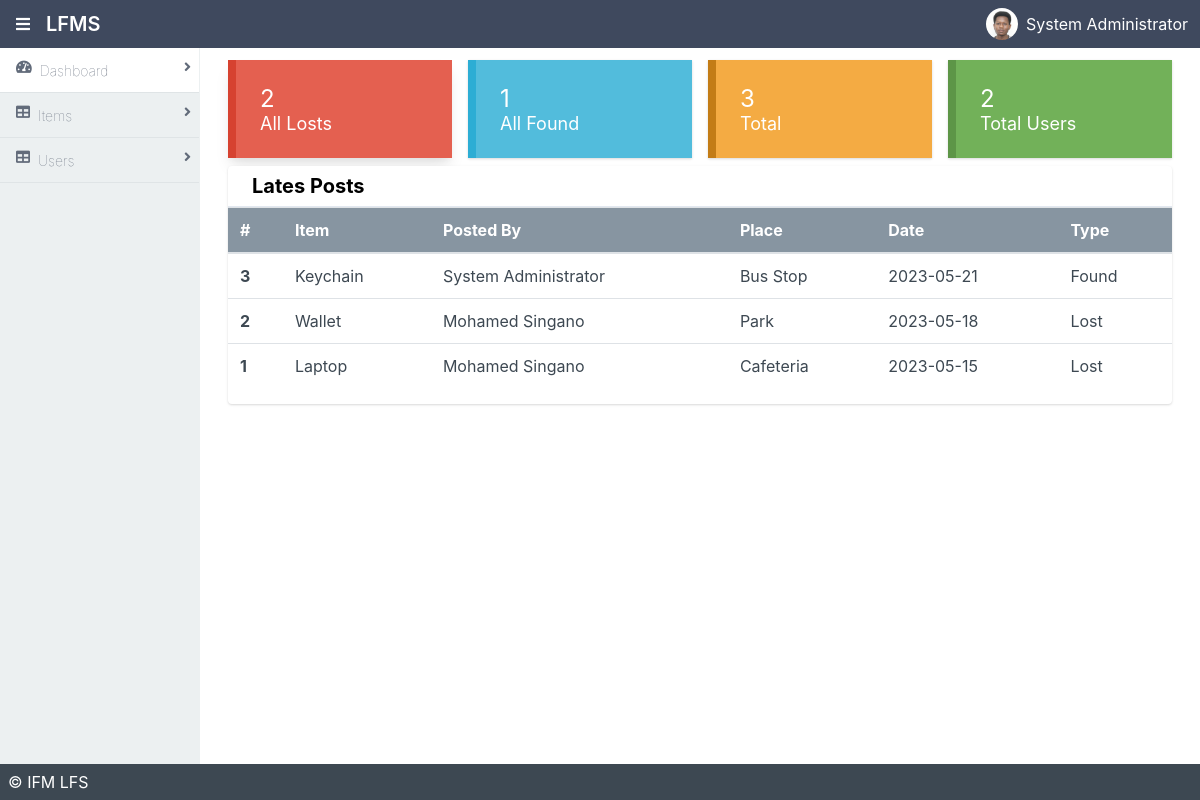
/admin/index.php (signed in), run on an earlier commit of the app's database.
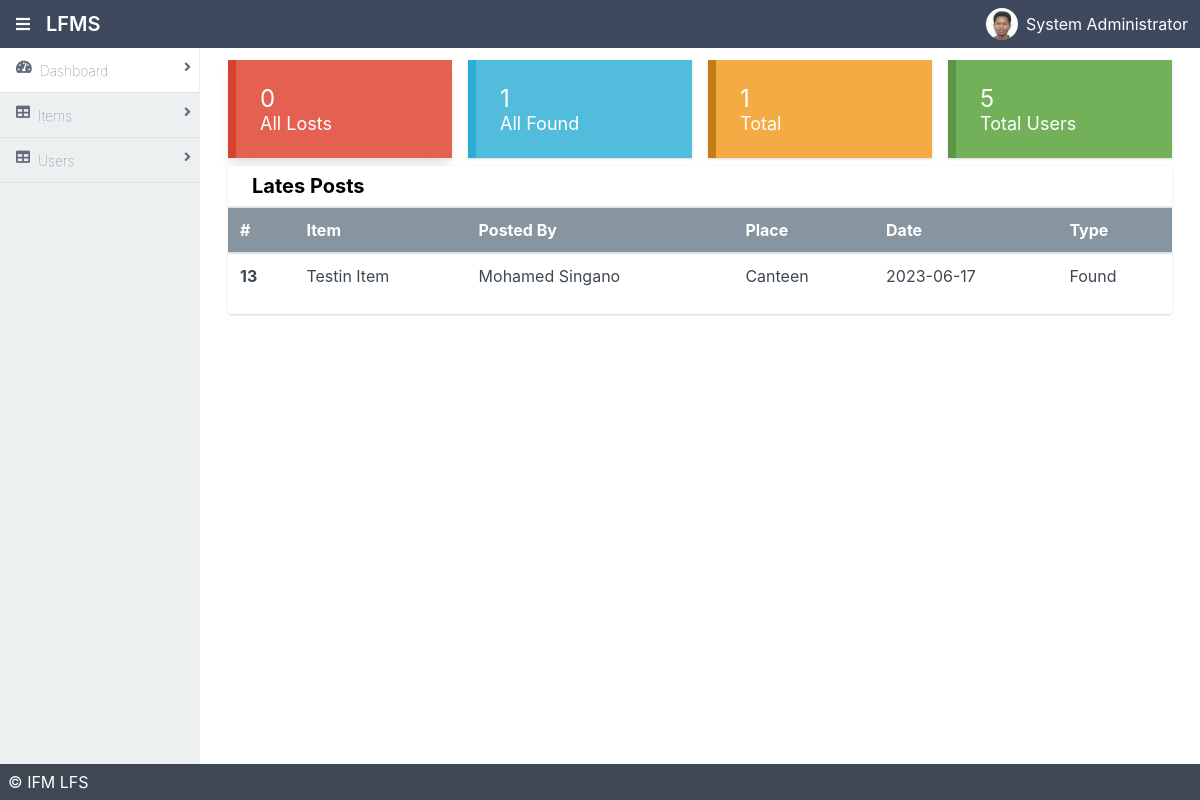
And on a later commit of the database.
### tables this page shows
CREATE TABLE `items` (
  `item_id` int(11) NOT NULL AUTO_INCREMENT,
  `item_name` varchar(255) DEFAULT NULL,
  `category` varchar(255) DEFAULT NULL,
  `description` varchar(255) DEFAULT NULL,
  `postedby` int(11) DEFAULT NULL,
  `location_found` varchar(255) DEFAULT NULL,
  `location_lost` varchar(255) DEFAULT NULL,
  `date_found` varchar(255) DEFAULT NULL,
  `date_lost` varchar(255) DEFAULT NULL,
  `owner_name` varchar(255) DEFAULT NULL,
  `owner_contact` varchar(255) DEFAULT NULL,
  `claimed` tinyint(1) DEFAULT 0,
  `foundby` int(11) DEFAULT NULL,
  `type` varchar(255) DEFAULT NULL,
  `claimed_by` int(11) DEFAULT NULL,
  `status` int(11) DEFAULT 0,
  `claimed_date` date DEFAULT NULL,
  `image` varchar(255) DEFAULT NULL,
  PRIMARY KEY (`item_id`),
  KEY `postedby` (`postedby`),
  KEY `claimed_by` (`claimed_by`),
  KEY `foundby` (`foundby`),
  CONSTRAINT `items_ibfk_1` FOREIGN KEY (`postedby`) REFERENCES `users` (`id`),
  CONSTRAINT `items_ibfk_2` FOREIGN KEY (`claimed_by`) REFERENCES `users` (`id`),
  CONSTRAINT `items_ibfk_3` FOREIGN KEY (`foundby`) REFERENCES `users` (`id`)
);

CREATE TABLE `users` (
  `id` int(11) NOT NULL AUTO_INCREMENT,
  `username` varchar(50) DEFAULT NULL,
  `email` varchar(50) DEFAULT NULL,
  `password` varchar(50) DEFAULT NULL,
  `first_name` varchar(50) DEFAULT NULL,
  `middle_name` varchar(50) DEFAULT NULL,
  `lastname` varchar(50) DEFAULT NULL,
  `student_id` varchar(50) DEFAULT NULL,
  `phone` varchar(50) DEFAULT NULL,
  `role` int(11) DEFAULT NULL,
  `resetcode` int(11) DEFAULT NULL,
  `resettoken` varchar(50) DEFAULT NULL,
  `expireat` int(50) DEFAULT NULL,
  `verifytoken` varchar(255) DEFAULT NULL,
  `verified` int(11) DEFAULT 0,
  `code` varchar(50) DEFAULT NULL,
  PRIMARY KEY (`id`)
);

### admin/index.php (the view, shortened to what the changed rows need)
<!DOCTYPE html>
<html lang="en">
<head>
    <link rel="stylesheet" href="./dist/styles.css">
    <link rel="stylesheet" href="./dist/all.css">
</head>
<body>
<div class="mx-auto bg-grey-400">
    <div class="min-h-screen flex flex-col">
        <header class="bg-nav">
            <div class="flex justify-between">
                <div class="p-1 mx-3 inline-flex items-center">
                    <h1 class="text-white p-2">LFMS</h1>
                </div>
            </div>
        </header>
        <div class="flex flex-1">
            <main class="bg-white-300 flex-1 p-3 overflow-hidden">
                <div class="flex flex-col">
                    <div class="flex flex-1 flex-col md:flex-row lg:flex-row mx-2">
                        <div class="shadow-lg bg-red-vibrant border-l-8 hover:bg-red-vibrant-dark border-red-vibrant-dark mb-2 p-2 md:w-1/4 mx-2">
                            <div class="p-4 flex flex-col">
                                <a href="#" class="no-underline text-white text-2xl">
                                    <?php
                                        include '../helpers/dbcon.inc.php';
                                        $sql = "SELECT COUNT(item_id) as total FROM items WHERE type = 'Lost'";
                                        $res = $conn->query($sql);
                                        $row = mysqli_fetch_assoc($res);
                                        $total = $row['total'];
                                        echo $total;
                                    ?>
                                </a>
                                <a href="#" class="no-underline text-white text-lg">
                                    All Losts
                                </a>
                            </div>
                        </div>
                        <div class="shadow bg-warning border-l-8 hover:bg-warning-dark border-warning-dark mb-2 p-2 md:w-1/4 mx-2">
                            <div class="p-4 flex flex-col">
                                <a href="#" class="no-underline text-white text-2xl">
                                <?php
                                    include '../helpers/dbcon.inc.php';
                                    $sql = "SELECT COUNT(item_id) as total FROM items";
                                    $res = $conn->query($sql);
                                    $row = mysqli_fetch_assoc($res);
                                    $total = $row['total'];
                                    echo $total;
                                    ?>
                                </a>
                                <a href="#" class="no-underline text-white text-lg">
                                    Total
                                </a>
                            </div>
                        </div>
                        <div class="shadow bg-success border-l-8 hover:bg-success-dark border-success-dark mb-2 p-2 md:w-1/4 mx-2">
                            <div class="p-4 flex flex-col">
                                <a href="#" class="no-underline text-white text-2xl">
                                <?php
                                    include '../helpers/dbcon.inc.php';
                                    $sql = "SELECT COUNT(id) as total FROM users";
                                    $res = $conn->query($sql);
                                    $row = mysqli_fetch_assoc($res);
                                    $total = $row['total'];
                                    echo $total;
                                    ?>
                                </a>
                                <a href="#" class="no-underline text-white text-lg">
                                    Total Users
                                </a>
                            </div>
                        </div>
                    </div>
                    <div class="flex flex-1 flex-col md:flex-row lg:flex-row mx-2">
                        <div class="rounded overflow-hidden shadow bg-white mx-2 w-full">
                            <div class="table-responsive">
                                <table class="table text-grey-darkest">
                                    <thead class="bg-grey-dark text-white text-normal">
                                    <tr>
                                        <th scope="col">#</th>
                                        <th scope="col">Item</th>
                                        <th scope="col">Posted By</th>
                                        <th scope="col">Place</th>
                                        <th scope="col">Date</th>
                                        <th scope="col">Type</th>
                                    </tr>
                                    </thead>
                                    <tbody>
                                    <?php
                                        include '../helpers/dbcon.inc.php';
                                        $sql = "SELECT items.*, users.*
                                        FROM items
                                        INNER JOIN users ON items.postedby = users.id ORDER BY items.item_id DESC";
                                        $res = $conn->query($sql);
                                        while($row = mysqli_fetch_assoc($res)){
                                            $id = $row['item_id'];
                                            $item = $row['item_name'];
                                            $postedby = $row['first_name'] . ' ' . $row['lastname'];
                                            $place = $row['location_found'];
                                            $date = $row['date_found'];
                                            $type = $row['type'];
                                            echo "<tr>
                                            <th scope='row'>$id</th>
                                            <td>$item</td>
                                            <td>$postedby</td>
                                            <td>$place</td>
                                            <td>$date</td>
                                            <td>$type</td>
                                            </tr>";
                                        };
                                        ?>
                                    </tbody>
                                </table>
                            </div>
                        </div>
                    </div>
                </div>
            </main>
        </div>
    </div>
</div>
</body>
</html>

What changed in the data, as far as the page shows it:
removed items: item_id "3", item_name "Keychain", postedby.lastname "System Administrator", location_found "Bus Stop", date_found "2023-05-21", type "Found"
removed items: item_id "2", item_name "Wallet", postedby.lastname "Mohamed Singano", location_found "Park", date_found "2023-05-18", type "Lost"
removed items: item_id "1", item_name "Laptop", postedby.lastname "Mohamed Singano", location_found "Cafeteria", date_found "2023-05-15", type "Lost"
added items: item_id "13", item_name "Testin Item", postedby.lastname "Mohamed Singano", location_found "Canteen", date_found "2023-06-17", type "Found"
Also different on the page:
$total: "2" → "0"
$total: "3" → "1"
$total: "2" → "5"
